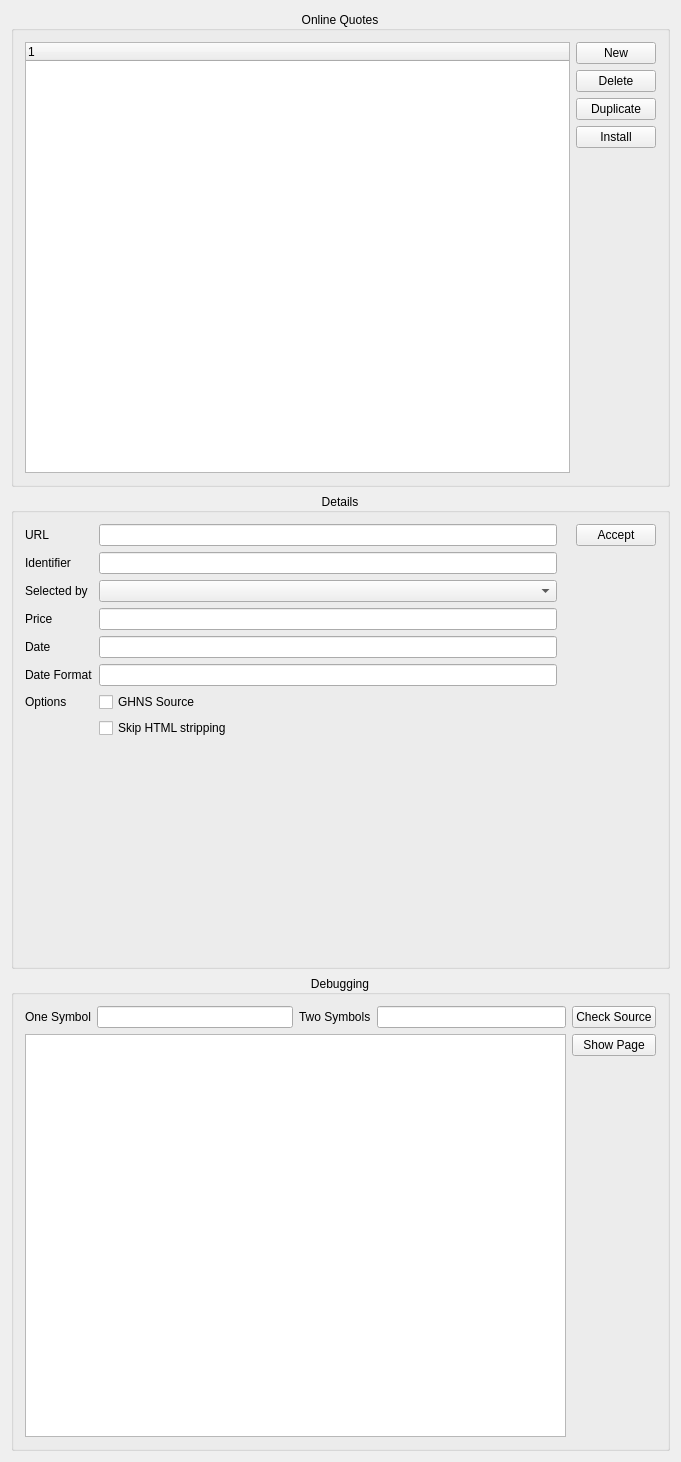
<?xml version="1.0" encoding="UTF-8"?>
<ui version="4.0">
 <class>AlkOnlineQuotesWidget</class>
 <widget class="QWidget" name="AlkOnlineQuotesWidget">
  <property name="geometry">
   <rect>
    <x>0</x>
    <y>0</y>
    <width>681</width>
    <height>1462</height>
   </rect>
  </property>
  <property name="minimumSize">
   <size>
    <width>0</width>
    <height>0</height>
   </size>
  </property>
  <property name="windowTitle">
   <string>Online Quotes</string>
  </property>
  <layout class="QVBoxLayout" name="verticalLayout_6">
   <item>
    <widget class="QGroupBox" name="onlineQuotesGroupBox">
     <property name="enabled">
      <bool>true</bool>
     </property>
     <property name="whatsThis">
      <string>&lt;html&gt;&lt;head/&gt;&lt;body&gt;&lt;p&gt;online price quotes&lt;/p&gt;&lt;/body&gt;&lt;/html&gt;</string>
     </property>
     <property name="title">
      <string>Online Quotes</string>
     </property>
     <property name="alignment">
      <set>Qt::AlignCenter</set>
     </property>
     <layout class="QHBoxLayout" name="horizontalLayout_8">
      <item>
       <layout class="QHBoxLayout" name="horizontalLayout">
        <item>
         <widget class="QTreeWidget" name="m_quoteSourceList">
          <column>
           <property name="text">
            <string notr="true">1</string>
           </property>
          </column>
         </widget>
        </item>
        <item>
         <layout class="QVBoxLayout" name="verticalLayout">
          <item>
           <widget class="AlkPushButton" name="m_newButton">
            <property name="text">
             <string comment="@action create new quote source">New</string>
            </property>
           </widget>
          </item>
          <item>
           <widget class="AlkPushButton" name="m_deleteButton">
            <property name="text">
             <string>Delete</string>
            </property>
           </widget>
          </item>
          <item>
           <widget class="AlkPushButton" name="m_duplicateButton">
            <property name="toolTip">
             <string>Create a duplicate of the currently selected source entry under a different name.</string>
            </property>
            <property name="whatsThis">
             <string>Use this to create a duplicate of an entry for an online source</string>
            </property>
            <property name="text">
             <string>Duplicate</string>
            </property>
            <property name="icon">
             <iconset theme="edit-copy">
              <normaloff>.</normaloff>.</iconset>
            </property>
           </widget>
          </item>
          <item>
           <widget class="AlkPushButton" name="m_installButton">
            <property name="text">
             <string>Install</string>
            </property>
            <property name="icon">
             <iconset theme="run-install">
              <normaloff>.</normaloff>.</iconset>
            </property>
           </widget>
          </item>
          <item>
           <spacer name="verticalSpacer">
            <property name="orientation">
             <enum>Qt::Vertical</enum>
            </property>
            <property name="sizeHint" stdset="0">
             <size>
              <width>14</width>
              <height>13</height>
             </size>
            </property>
           </spacer>
          </item>
         </layout>
        </item>
       </layout>
      </item>
     </layout>
    </widget>
   </item>
   <item>
    <widget class="QGroupBox" name="detailsGroupBox">
     <property name="whatsThis">
      <string>&lt;html&gt;&lt;head/&gt;&lt;body&gt;&lt;p&gt;&lt;span style=&quot; font-style:italic;&quot;&gt;Enter regular expressions which can be used to parse the data returned from the URL entered above. The symbol, price, and date must be found in the quote data to be usable. You may also try the KMyMoney forum at &lt;/span&gt;&lt;a href=&quot;https://forum.kde.org/viewforum.php?f=69&quot;&gt;&lt;span style=&quot; text-decoration: underline; color:#2980b9;&quot;&gt;https://forum.kde.org/viewforum.php?f=69&lt;/span&gt;&lt;/a&gt;  or the &lt;span style=&quot; font-style:italic;&quot;&gt;user's mailinglist at &lt;/span&gt;&lt;a href=&quot;mailto:kmymoney@kde.org&quot;&gt;&lt;span style=&quot; font-style:italic; text-decoration: underline; color:#2980b9;&quot;&gt;kmymoney@kde.org&lt;/span&gt;&lt;/a&gt;&lt;span style=&quot; font-style:italic;&quot;&gt; to find what settings work for other users in your country.&lt;/span&gt;&lt;/p&gt;&lt;/body&gt;&lt;/html&gt;</string>
     </property>
     <property name="title">
      <string>Details</string>
     </property>
     <property name="alignment">
      <set>Qt::AlignCenter</set>
     </property>
     <layout class="QVBoxLayout" name="verticalLayout_4">
      <item>
       <layout class="QHBoxLayout" name="horizontalLayout_2">
        <item>
         <layout class="QGridLayout" name="gridLayout">
          <item row="0" column="0">
           <widget class="QLabel" name="textLabel1">
            <property name="text">
             <string>URL</string>
            </property>
            <property name="wordWrap">
             <bool>false</bool>
            </property>
           </widget>
          </item>
          <item row="1" column="0">
           <widget class="QLabel" name="textLabel2">
            <property name="text">
             <string>Identifier</string>
            </property>
            <property name="wordWrap">
             <bool>false</bool>
            </property>
           </widget>
          </item>
          <item row="2" column="0">
           <widget class="QLabel" name="m_editIdSelectorLabel">
            <property name="text">
             <string>Selected by</string>
            </property>
           </widget>
          </item>
          <item row="3" column="0">
           <widget class="QLabel" name="textLabel3">
            <property name="text">
             <string>Price</string>
            </property>
            <property name="wordWrap">
             <bool>false</bool>
            </property>
           </widget>
          </item>
          <item row="4" column="0">
           <widget class="QLabel" name="textLabel4">
            <property name="text">
             <string>Date</string>
            </property>
            <property name="wordWrap">
             <bool>false</bool>
            </property>
           </widget>
          </item>
          <item row="5" column="0">
           <widget class="QLabel" name="textLabel4_2">
            <property name="text">
             <string>Date Format</string>
            </property>
            <property name="wordWrap">
             <bool>false</bool>
            </property>
           </widget>
          </item>
          <item row="7" column="0">
           <widget class="QLabel" name="label_3">
            <property name="text">
             <string>Options</string>
            </property>
           </widget>
          </item>
          <item row="0" column="1">
           <widget class="KLineEdit" name="m_editURL">
            <property name="toolTip">
             <string>URL to be used to download the quote</string>
            </property>
            <property name="whatsThis">
             <string>Enter the URL from which stock quotes will be fetched.  &lt;b&gt;%1&lt;/b&gt; will be replaced with the symbol for the security being quoted. For currency conversions, &lt;b&gt;%2&lt;/b&gt; will be replaced with the currency to be quoted and &lt;b&gt;%1&lt;/b&gt; with the currency the quote is based on.</string>
            </property>
           </widget>
          </item>
          <item row="1" column="1">
           <widget class="KLineEdit" name="m_editIdentifier">
            <property name="toolTip">
             <string>Regular Expression to extract the identifier from the downloaded data</string>
            </property>
           </widget>
          </item>
          <item row="2" column="1">
           <widget class="KComboBox" name="m_editIdSelector">
            <property name="toolTip">
             <string>How to select the identifier</string>
            </property>
           </widget>
          </item>
          <item row="3" column="1">
           <widget class="KLineEdit" name="m_editPrice">
            <property name="toolTip">
             <string>Regular Expression to extract the price from the downloaded data</string>
            </property>
           </widget>
          </item>
          <item row="4" column="1">
           <widget class="KLineEdit" name="m_editDate">
            <property name="toolTip">
             <string>Regular Expression to extract the date from the downloaded data</string>
            </property>
           </widget>
          </item>
          <item row="5" column="1">
           <widget class="KLineEdit" name="m_editDateFormat">
            <property name="toolTip">
             <string>Regular Expression to extract the date from the downloaded data</string>
            </property>
           </widget>
          </item>
          <item row="7" column="1">
           <widget class="QCheckBox" name="m_ghnsSource">
            <property name="whatsThis">
             <string/>
            </property>
            <property name="text">
             <string>GHNS Source</string>
            </property>
           </widget>
          </item>
          <item row="8" column="1">
           <widget class="QCheckBox" name="m_skipStripping">
            <property name="whatsThis">
             <string>&lt;p&gt;For easier processing of the data returned by the online source, KMyMoney usually strips unused parts before it is parsed with the regular expressions. If matching of the fields relies on those items, then use this option to turn stripping off.&lt;/p&gt;

&lt;p&gt;The following items are usually removed by stripping:

&lt;ul&gt;
&lt;li&gt;HTML tags such as &lt;b&gt;&amp;lt;tag&amp;gt;&lt;/b&gt;&lt;/li&gt;
&lt;li&gt;&amp; encoded characters such as &lt;b&gt;&amp;amp;nbsp;&lt;/b&gt;&lt;/li&gt;
&lt;li&gt;duplicate whitespace&lt;/li&gt;
&lt;/ul&gt;
&lt;/p&gt;</string>
            </property>
            <property name="text">
             <string>Skip HTML stripping</string>
            </property>
           </widget>
          </item>
          <item row="0" column="3">
           <widget class="QLabel" name="m_urlCheckLabel">
            <property name="text">
             <string/>
            </property>
           </widget>
          </item>
          <item row="3" column="3">
           <widget class="QLabel" name="m_priceCheckLabel">
            <property name="text">
             <string/>
            </property>
           </widget>
          </item>
          <item row="1" column="3">
           <widget class="QLabel" name="m_symbolCheckLabel">
            <property name="text">
             <string/>
            </property>
           </widget>
          </item>
          <item row="4" column="3">
           <widget class="QLabel" name="m_dateCheckLabel">
            <property name="text">
             <string/>
            </property>
           </widget>
          </item>
          <item row="5" column="3">
           <widget class="QLabel" name="m_dateFormatCheckLabel">
            <property name="text">
             <string/>
            </property>
           </widget>
          </item>
         </layout>
        </item>
        <item>
         <layout class="QVBoxLayout" name="verticalLayout_3">
          <property name="leftMargin">
           <number>0</number>
          </property>
          <item>
           <widget class="AlkPushButton" name="m_updateButton">
            <property name="text">
             <string comment="@action update quotes from online quote source">Accept</string>
            </property>
           </widget>
          </item>
          <item>
           <spacer name="verticalSpacer_2">
            <property name="orientation">
             <enum>Qt::Vertical</enum>
            </property>
            <property name="sizeHint" stdset="0">
             <size>
              <width>20</width>
              <height>40</height>
             </size>
            </property>
           </spacer>
          </item>
         </layout>
        </item>
       </layout>
      </item>
      <item>
       <spacer name="verticalSpacer_6">
        <property name="orientation">
         <enum>Qt::Vertical</enum>
        </property>
        <property name="sizeHint" stdset="0">
         <size>
          <width>20</width>
          <height>40</height>
         </size>
        </property>
       </spacer>
      </item>
     </layout>
    </widget>
   </item>
   <item>
    <widget class="QGroupBox" name="debugGroupBox">
     <property name="title">
      <string>Debugging</string>
     </property>
     <property name="alignment">
      <set>Qt::AlignCenter</set>
     </property>
     <layout class="QHBoxLayout" name="horizontalLayout_6">
      <item>
       <layout class="QVBoxLayout" name="verticalLayout_5">
        <item>
         <layout class="QHBoxLayout" name="horizontalLayout_5">
          <item>
           <layout class="QHBoxLayout" name="horizontalLayout_4">
            <item>
             <widget class="QLabel" name="label">
              <property name="text">
               <string>One Symbol</string>
              </property>
             </widget>
            </item>
            <item>
             <widget class="QLineEdit" name="m_checkSymbol"/>
            </item>
           </layout>
          </item>
          <item>
           <layout class="QHBoxLayout" name="horizontalLayout_3">
            <item>
             <widget class="QLabel" name="label_2">
              <property name="text">
               <string>Two Symbols</string>
              </property>
             </widget>
            </item>
            <item>
             <widget class="QLineEdit" name="m_checkSymbol2"/>
            </item>
           </layout>
          </item>
         </layout>
        </item>
        <item>
         <widget class="KTextEdit" name="m_logWindow"/>
        </item>
       </layout>
      </item>
      <item>
       <layout class="QVBoxLayout" name="verticalLayout_2">
        <item>
         <widget class="AlkPushButton" name="m_checkButton">
          <property name="text">
           <string>Check Source</string>
          </property>
          <property name="icon">
           <iconset theme="check-constraint">
            <normaloff>.</normaloff>.</iconset>
          </property>
         </widget>
        </item>
        <item>
         <widget class="AlkPushButton" name="m_showButton">
          <property name="text">
           <string>Show Page</string>
          </property>
         </widget>
        </item>
        <item>
         <spacer name="verticalSpacer_3">
          <property name="orientation">
           <enum>Qt::Vertical</enum>
          </property>
          <property name="sizeHint" stdset="0">
           <size>
            <width>20</width>
            <height>40</height>
           </size>
          </property>
         </spacer>
        </item>
       </layout>
      </item>
     </layout>
    </widget>
   </item>
  </layout>
 </widget>
 <layoutdefault spacing="6" margin="11"/>
 <customwidgets>
  <customwidget>
   <class>KComboBox</class>
   <extends>QComboBox</extends>
   <header>kcombobox.h</header>
  </customwidget>
  <customwidget>
   <class>KLineEdit</class>
   <extends>QLineEdit</extends>
   <header>klineedit.h</header>
  </customwidget>
  <customwidget>
   <class>KTextEdit</class>
   <extends>QTextEdit</extends>
   <header>ktextedit.h</header>
  </customwidget>
  <customwidget>
   <class>AlkPushButton</class>
   <extends>QPushButton</extends>
   <header>alkpushbutton.h</header>
  </customwidget>
 </customwidgets>
 <resources/>
 <connections/>
</ui>
